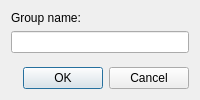
<?xml version="1.0" encoding="UTF-8"?>
<ui version="4.0">
 <class>EditNameDialog</class>
 <widget class="QDialog" name="EditNameDialog">
  <property name="geometry"><rect><x>0</x><y>0</y><width>0</width><height>0</height></rect></property>
  <property name="windowTitle"><string>Edit Group Name</string></property>
  <property name="windowIcon"><iconset resource="images/icons.qrc"><normaloff>:/misc/meta.png</normaloff>:/misc/meta.png</iconset></property>
  <layout class="QVBoxLayout" name="verticalLayout">
   <item><layout class="QFormLayout" name="formLayout"><property name="fieldGrowthPolicy"><enum>QFormLayout::AllNonFixedFieldsGrow</enum></property><property name="rowWrapPolicy"><enum>QFormLayout::WrapAllRows</enum></property><item row="0" column="0"><widget class="QLabel" name="field_lbl"><property name="text"><string>Group name:</string></property><property name="buddy"><cstring>group_name_le</cstring></property></widget></item><item row="0" column="1"><widget class="QLineEdit" name="group_name_le"><property name="alignment"><set>Qt::AlignCenter</set></property></widget></item></layout></item>
   <item><widget class="QDialogButtonBox" name="buttonBox"><property name="orientation"><enum>Qt::Horizontal</enum></property><property name="standardButtons"><set>QDialogButtonBox::Cancel|QDialogButtonBox::Ok</set></property></widget></item>
  </layout>
 </widget>
 <tabstops><tabstop>group_name_le</tabstop></tabstops>
 <resources><include location="images/icons.qrc"/></resources>
 <connections><connection><sender>buttonBox</sender><signal>accepted()</signal><receiver>EditNameDialog</receiver><slot>accept()</slot></connection><connection><sender>buttonBox</sender><signal>rejected()</signal><receiver>EditNameDialog</receiver><slot>reject()</slot></connection></connections>
</ui>
